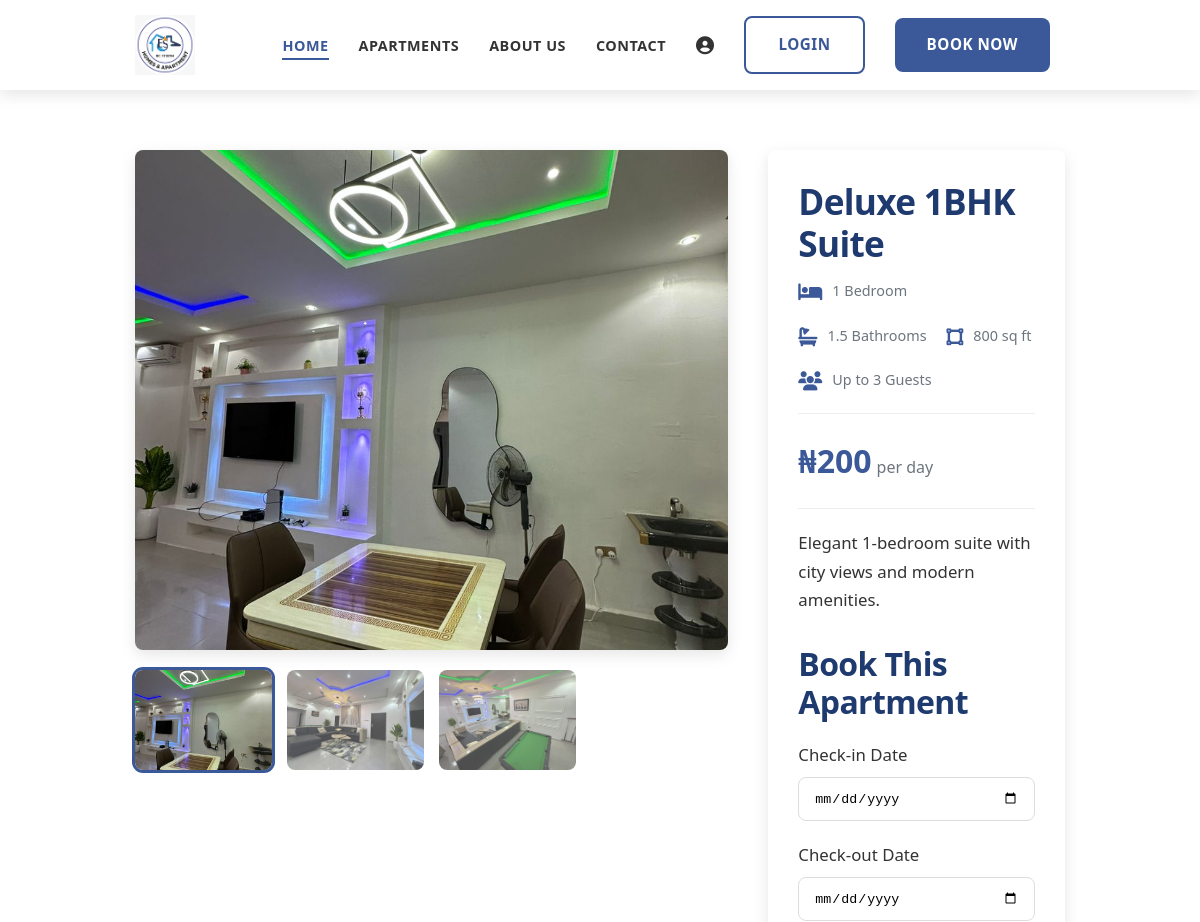
The app's page /apartment/5/ (upper part), older data.
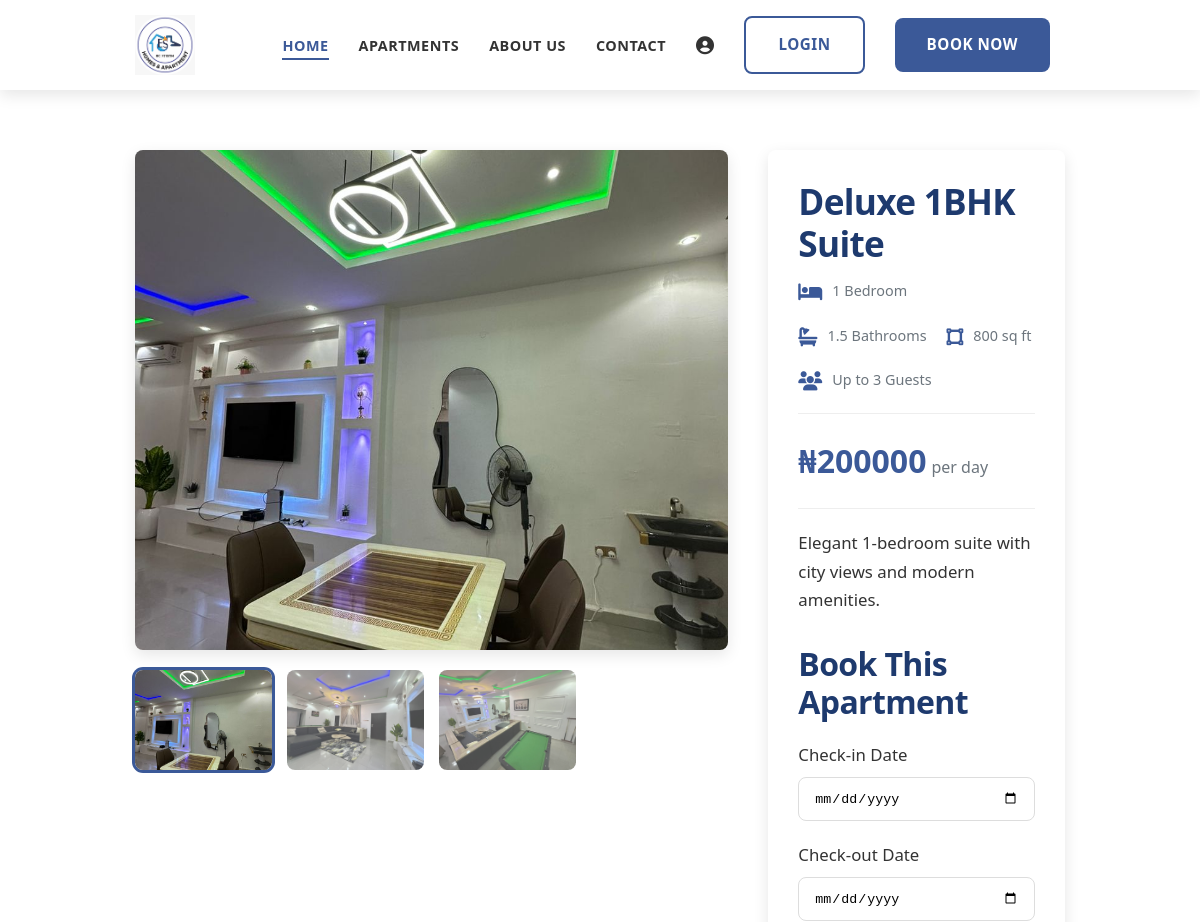
The same page, newer data.
### EsHomesApp/models.py (models this page shows, shortened)
class Apartment(models.Model):
    APARTMENT_TYPES = [
        ('studio', 'Studio'),
        ('1bhk', '1 Bedroom'),
        ('2bhk', '2 Bedrooms'),
        ('3bhk', '3 Bedrooms'),
        ('penthouse', 'Penthouse'),
        ('duplex', 'Duplex'),
    ]
    STATUS_CHOICES = [
        ('available', 'Available'),
        ('occupied', 'Occupied'),
        ('maintenance', 'Under Maintenance'),
        ('reserved', 'Reserved'),
    ]
    name = models.CharField(max_length=200)
    apartment_type = models.CharField(max_length=20, choices=APARTMENT_TYPES)
    description = models.TextField()
    price_per_night = models.DecimalField(max_digits=10, decimal_places=2)
    size_sqft = models.IntegerField()
    max_occupancy = models.IntegerField()
    bedrooms = models.IntegerField()
    bathrooms = models.DecimalField(max_digits=3, decimal_places=1)
    status = models.CharField(max_length=20, choices=STATUS_CHOICES, default='available')
    featured = models.BooleanField(default=False)
    amenities = models.ManyToManyField(Amenity)
    created_at = models.DateTimeField(auto_now_add=True)
    updated_at = models.DateTimeField(auto_now=True)
    class Meta:
        ordering = ['-created_at']

class ApartmentImage(models.Model):
    apartment = models.ForeignKey(Apartment, on_delete=models.CASCADE, related_name='images')
    image = models.ImageField(upload_to='apartment_images/')
    is_primary = models.BooleanField(default=False)
    caption = models.CharField(max_length=200, blank=True)
    upload_date = models.DateTimeField(auto_now_add=True)
    class Meta:
        ordering = ['-is_primary', '-upload_date']

### EsHomesApp/views.py (the view)
# urls.py: path('apartment/<int:pk>/', views.apartment_detail, name='apartment_detail'),
def apartment_detail(request, pk):
    apartment = get_object_or_404(Apartment, pk=pk)
    similar_apartments = Apartment.objects.filter(
        bedrooms=apartment.bedrooms,
        status='available'
    ).exclude(pk=pk)[:2]
    form = BookingForm(initial={'apartment': apartment})
    apartments_data = {}
    image_url = apartment.images.first().image.url if apartment.images.exists() else None
    apartments_data[str(apartment.id)] = {
        'price': float(apartment.price_per_night),
        'name': apartment.name,
        'bedrooms': apartment.bedrooms,
        'bathrooms': apartment.bathrooms,
        'image_url': image_url
    }
    class DecimalEncoder(json.JSONEncoder):
        def default(self, obj):
            if isinstance(obj, decimal.Decimal):
                return float(obj)
            return super(DecimalEncoder, self).default(obj)
    form.fields['apartment'].widget.attrs['data-apartments'] = json.dumps(apartments_data, cls=DecimalEncoder)
    context = {
        'apartment': apartment,
        'similar_apartments': similar_apartments,
        'form': form,
    }
    return render(request, 'EsHomesApp/apartment-detail.html', context)

### EsHomesApp/templates/EsHomesApp/apartment-detail.html (shortened to what the changed rows need)
{% load static %}
{% load apartment_filters %}
<!DOCTYPE html>
<html lang="en">
<head>
    <link rel="stylesheet" href="{% static 'css/style.css' %}">
    <link rel="stylesheet" href="{% static 'css/animations.css' %}">
    <link rel="stylesheet" href="https://cdnjs.cloudflare.com/ajax/libs/font-awesome/6.4.0/css/all.min.css">
</head>
<body>
    <section class="apartment-detail">
        <div class="container">
            <div class="apartment-detail-grid">
                <div class="apartment-gallery reveal reveal--left">
                    <div class="gallery-main">
                        {% if apartment.images.all %}
                            <img src="{{ apartment.images.first.image.url }}" alt="{{ apartment.name }}" class="gallery-main-image" id="mainImage">
                        {% else %}
                            <img src="{% static 'EsHomesApp/images/default-apartment.jpg' %}" alt="{{ apartment.name }}" class="gallery-main-image" id="mainImage">
                        {% endif %}
                    </div>
                </div>
                <div class="apartment-info">
                    <h1 class="apartment-title">{{ apartment.name }}</h1>
                    <div class="apartment-meta">
                        <div class="meta-item">
                            <i class="fas fa-bed"></i>
                            <span>{{ apartment.bedrooms }} Bedroom{% if apartment.bedrooms != 1 %}s{% endif %}</span>
                        </div>
                        <div class="meta-item">
                            <i class="fas fa-bath"></i>
                            <span>{{ apartment.bathrooms }} Bathroom{% if apartment.bathrooms != 1 %}s{% endif %}</span>
                        </div>
                        <div class="meta-item">
                            <i class="fas fa-vector-square"></i>
                            <span>{{ apartment.size_sqft }} sq ft</span>
                        </div>
                        <div class="meta-item">
                            <i class="fas fa-users"></i>
                            <span>Up to {{ apartment.max_occupancy }} Guest{% if apartment.max_occupancy != 1 %}s{% endif %}</span>
                        </div>
                    </div>
                    <div class="apartment-price">
                        <span class="price">₦{{ apartment.price_per_night|floatformat:0 }}</span>
                        <span class="period">per day</span>
                    </div>
                    <p>{{ apartment.description }}</p>
                    <div class="booking-form">
                        <h3>Book This Apartment</h3>
                        <form id="booking-form" action="{% url 'booking' %}" method="post">
                        </form>
                    </div>
                </div>
            </div>
        </div>
    </section>
</body>
</html>

Row changes from the older to the newer data that the page shows:
changed Apartment "Deluxe 1BHK Suite": price_per_night "200" → "200000"
